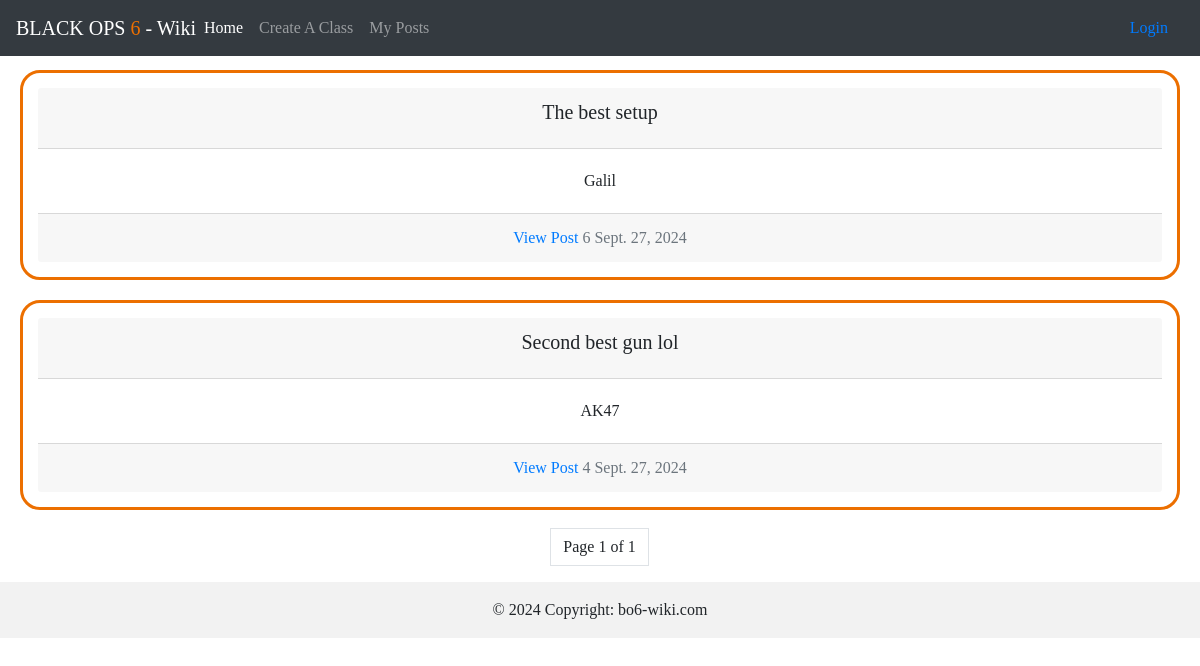
The page / on the database its author committed.
### class_upvote/models.py (models this page shows, shortened)
class Post(models.Model):
    post_name = models.CharField(max_length=30)
    main_weapon = models.ForeignKey(Weapon, on_delete=models.CASCADE)
    attachment1 = models.ForeignKey(Attachment, on_delete=models.CASCADE, related_name='post_attachment1', default=1)
    attachment2 = models.ForeignKey(Attachment, on_delete=models.CASCADE, related_name='post_attachment2', default=1)
    attachment3 = models.ForeignKey(Attachment, on_delete=models.CASCADE, related_name='post_attachment3', default=1)
    attachment4 = models.ForeignKey(Attachment, on_delete=models.CASCADE, related_name='post_attachment4', default=1)
    attachment5 = models.ForeignKey(Attachment, on_delete=models.CASCADE, related_name='post_attachment5', default=1)
    created_by = models.ForeignKey(User, on_delete=models.CASCADE)
    created_date = models.DateField(_("Date"), auto_now_add=True)
    up_vote_total = models.IntegerField(default=1)

class Weapon(models.Model):
    weapon_name = models.CharField(max_length=30)
    category = models.ForeignKey(Category, on_delete=models.CASCADE)
    attachment = models.ForeignKey(Attachment, on_delete=models.CASCADE)

### class_upvote/views.py (the view)
# urls.py: path('', post, name='postshort'),
def post(request):
    post_data = Post.objects.all()
    p = Paginator(Post.objects.all(), 5)
    page = request.GET.get('page')
    list_page = p.get_page(page)
    context = {
        'post_data': post_data,
        'list_page': list_page
    }
    return render(request, 'index.html', context)

### templates/index.html
{% extends 'base.html' %}
{% load static %}
{% block content %}
{% include "class_upvote/templates/post_short.html" with post_data=post_data %}
{% endblock %}

### class_upvote/templates/post_short.html (shortened to what this page needs)
{% if post_data %}
{% for x in list_page %}
<div class="card text-center" style="padding: 15px; margin: 20px; border-radius: 20px; top: 50px; border: solid #ec6f00 3px;">
    <div class="card-header">
        <h5 class="card-title">{{ x.post_name }}</h5>
    </div>
    <div class="card-body">
        <p class="card-text">{{ x.main_weapon.weapon_name }}</p>
    </div>
    <div class="card-footer text-muted">
        <a href="{% url 'post_details' x.id%}">View Post</a>
        <span>{{ x.up_vote_total }}</span>
        <span>{{ x.created_date }}</span>
    </div>
</div>
{% endfor %}
{% else %}
<p>No Posts</p>
{% endif %}
<br>
<br>
    <ul class="pagination justify-content-center" style="">
        <li class="page-item"><a class="page-link"> Page {{ list_page.number  }} of {{ list_page.paginator.num_pages }}</a></li>
    </ul>

### rows shown on the page
Post: post_name "The best setup", main_weapon.weapon_name "Galil", up_vote_total "6", created_date "Sept. 27, 2024"
Post: post_name "Second best gun lol", main_weapon.weapon_name "AK47", up_vote_total "4", created_date "Sept. 27, 2024"

### other values the page prints
{{ list_page.number }} "1"
{{ list_page.paginator.num_pages }} "1"
